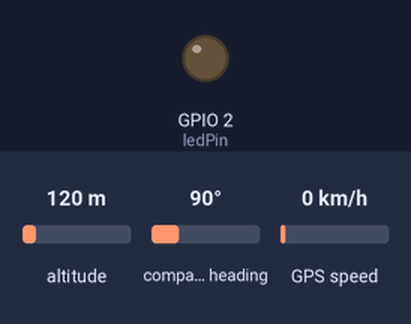
A sketch run on a simulated ESP32. Shown: output pins drawn as LEDs (lit = HIGH). The test bench sets the inputs (shaded band); at power-on: altitude 120 m, compass heading 90°, GPS speed 0 km/h. The GPS gets a fix after 3 s at 37.7749, -122.4194 with 8 satellites; nothing arrives over Bluetooth unless stated; a phone connects over Bluetooth LE 3 s after start; what the sketch prints to the serial monitor is not drawn.

Above: at 5.1 s.
Timing chart, 0 to 13.1 s (numbered marks = the images above):
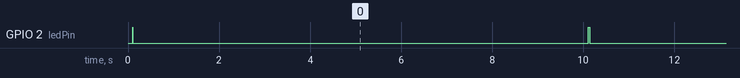

The sketch:

gps_buffer_array.ino
```cpp
//=========================
// Libraries
//=========================
#include <BLEDevice.h>
#include <BLEServer.h>
#include <TinyGPSPlus.h>

TinyGPSPlus gps;
double latitude;
double longitude;
const int ledPin = 2;

//=========================
// Compiler Constants
//=========================
// SAMPLE Service
#define SAMPLE_SERVICE_UUID "cb0f22c6-1000-4737-9f86-1c33f4ee9eea"
#define SAMPLE_CHARACTERISTIC_UUID "cb0f22c6-1001-41a0-93d4-9025f8b5eafe"

//=========================
// BLE Server
//=========================
BLEServer *pServer;
// Characteristics: Fixed String
BLECharacteristic *fixedStringCharacteristic;

//=========================
// Global Variables
//=========================
bool client_is_connected = false;
String coordBuffer[500];
int size = -1;

//=========================
// Function Headers
//=========================
void setupBLEServer(void);
void setupSampleService(void);
void setupAdvertisementData(void);
void notifyData(void);


//=========================
// Classes
//=========================
// BLE Callbacks
class BaseBLEServerCallbacks : public BLEServerCallbacks
{
  void onConnect(BLEServer *pServer)
  {
    client_is_connected = true;
    Serial.println("Device connected");
  }

  void onDisconnect(BLEServer *pServer)
  {
    client_is_connected = false;
    Serial.println("Device disconnected");
    // Restart advertising
    pServer->getAdvertising()->start();
  }
};

class FixedStringCallback : public BLECharacteristicCallbacks
{
  void onRead(BLECharacteristic *pCharacteristic)
  {
    Serial.println("FixedStringCallback->onRead: Called");
    // Send fixed string
    pCharacteristic->setValue("KL10AE1994");
    Serial.println("Data Sent: KL10AE1994");
  }
};

void setup()
{
  // Setup USB Serial
  Serial.begin(9600);
  pinMode(ledPin, OUTPUT);

  // Setup BLE
  Serial.println("--Setting up BLE Server--");
  setupBLEServer();
  setupSampleService();
  setupAdvertisementData();
  Serial2.begin(9600, SERIAL_8N1, 17, 16);

  Serial.println("--Setup Complete--");
}

void loop()
{
  // Check if a client is connected to send data
  digitalWrite(ledPin, HIGH);
  // Turn the LED off by making the voltage LOW
  while (Serial2.available() > 0) {
    // Process incoming characters
    gps.encode(Serial2.read());
  }

  if (gps.location.isUpdated()) {
    Serial.print("Latitude: ");
    Serial.println(gps.location.lat(), 6); // Print latitude with 6 decimal places
    Serial.print("Longitude: ");
    Serial.println(gps.location.lng(), 6); // Print longitude with 6 decimal places
    if (client_is_connected)
    {
    // Optionally, notify data at desired intervals or based on specific conditions
      notifyData();
    }
    else{
      bufferData();
     }
  }

  digitalWrite(ledPin, LOW);

  delay(10000); // period of 10s
}

String getGpsCoord(){
  latitude = gps.location.lat();
  longitude = gps.location.lng();

  String stringCoord = String(latitude) + "," + String(longitude);
  return stringCoord;
  }

void notifyData(void)
{
  // Send coordinates as the notification
  String valueToSend;

  if(size >= 0){
    valueToSend = bufferToString();
    char buf[valueToSend.length() + 1];
    valueToSend.toCharArray(buf, sizeof(buf));

    fixedStringCharacteristic->setValue((uint8_t *)buf, sizeof(buf));
    fixedStringCharacteristic->notify();
    return;
    }


  valueToSend = getGpsCoord();

  char buf[valueToSend.length() + 1];

  valueToSend.toCharArray(buf, sizeof(buf));

  fixedStringCharacteristic->setValue((uint8_t *)buf, sizeof(buf));
  fixedStringCharacteristic->notify();
  Serial.println("Notified Data: ");
  Serial.println(buf);

}

void setupBLEServer(void)
{
  BLEDevice::init("ble_server_2");
  pServer = BLEDevice::createServer();
  pServer->setCallbacks(new BaseBLEServerCallbacks());

  BLEAddress mac_address = BLEDevice::getAddress();
  Serial.println("BLE server setup: SUCCESS");
  Serial.print("MAC: ");
  Serial.println(mac_address.toString().c_str());
}

void setupSampleService(void)
{
  BLEService *sampleService = pServer->createService(SAMPLE_SERVICE_UUID);

  // Fixed String Characteristic
  fixedStringCharacteristic = sampleService->createCharacteristic(
      SAMPLE_CHARACTERISTIC_UUID,
      BLECharacteristic::PROPERTY_READ |
          BLECharacteristic::PROPERTY_NOTIFY);
  fixedStringCharacteristic->setCallbacks(new FixedStringCallback());


  fixedStringCharacteristic->setValue("KL10AE1994");

  sampleService->start();
  Serial.println("Sample Service setup: SUCCESS");
}

void setupAdvertisementData(void)
{
  BLEAdvertising *pAdvertising = pServer->getAdvertising();
  pAdvertising->start();
  Serial.println("Advertisement setup: SUCCESS");
}

void bufferData(){
   String coord = getGpsCoord();
   if(size >= 500){
    Serial.println("Buffer Full");
    return;
    }
    size++;
    coordBuffer[size] = coord;
    Serial.println(coord);
    Serial.println("Buffer Successfull");
  }

String bufferToString(){
  String res = "";
  for(int i = 0; i < size; i++){
    res += coordBuffer[i];
    res += '+';
    }

  res += coordBuffer[size];
  size = -1;
  return res;
  }
```

Measured:
- by itself, GPIO 2 (ledPin): alternates HIGH for 0.03 s and LOW for 10.0 s
